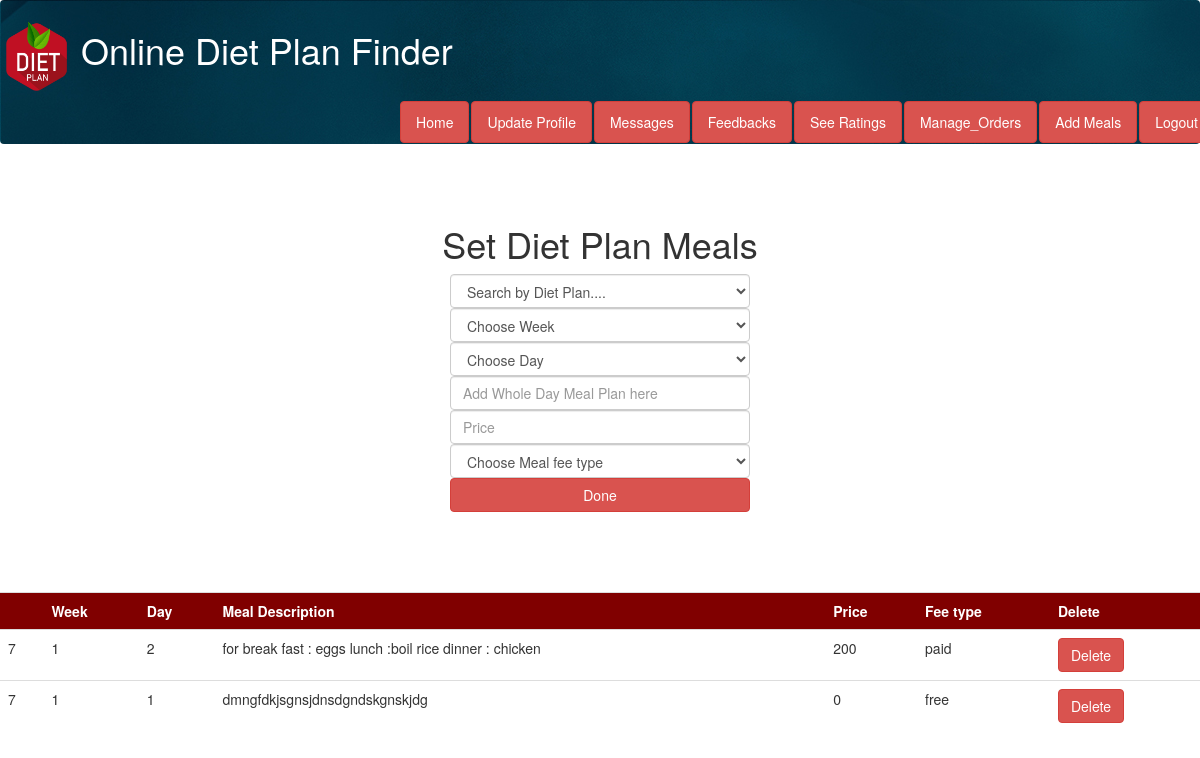
Page /Add_meals.php?DID=7 (signed in) on the committed database.
### tables this page shows
CREATE TABLE IF NOT EXISTS `meal` (
  `MDAY_ID` int(11) NOT NULL AUTO_INCREMENT,
  `Week` int(11) NOT NULL,
  `Day` int(11) NOT NULL,
  `DID` int(11) NOT NULL,
  `Description` varchar(200) NOT NULL,
  `Price` int(11) NOT NULL,
  `fee_Type` varchar(20) NOT NULL,
  `NID` int(11) NOT NULL,
  PRIMARY KEY (`MDAY_ID`)
);

### add_meals.php (the view, shortened to what this page needs)
<?php ob_start();
$uid=$_SESSION['UID'];
     ?>
 <!DOCTYPE html>
<html lang="en">
  <head>
    <link rel="stylesheet" href="https://cdnjs.cloudflare.com/ajax/libs/font-awesome/4.7.0/css/font-awesome.min.css">
    <link href="css/bootstrap.min.css" rel="stylesheet">
<link rel="stylesheet" href="https://maxcdn.bootstrapcdn.com/bootstrap/3.4.1/css/bootstrap.min.css">
  </head>
  <body  >
  <div class="navbar" style="background-image: url(img/baC.jpg)"  >
  <header><b><a href="nutritionist.php"> <h1 style="color:white" ><img src="img/logo1.png" width="70px" height="70px"> Online Diet Plan Finder</h1></a></header>
                     <ul class="nav nav-pills navbar-right">
                     <li><a style="color:white" class="btn btn-danger" href="nutritionist.php" >Home</a></li>
                                                      <li><a style="color:white" class="btn btn-danger" href="update_nutritionist.php" >Update Profile</a></li>
                                                      <li><a style="color:white" class="btn btn-danger" href="n_messages.php" >Messages</a></li>
                                                      <li><a style="color:white" class="btn btn-danger" href="n_feedbacks.php" >Feedbacks</a></li>
                                                      <li><a style="color:white" class="btn btn-danger" href="view_ratings.php" >See Ratings</a></li>
                                                        <li><a style="color:white" class="btn btn-danger" href="manage_orders.php" >Manage_Orders</a></li>
                                                        <li><a style="color:white" class="btn btn-danger" href="Add_meals.php" >Add Meals</a></li>
                                                    <li><a href="logout.php" style="color:white" class="btn btn-danger" style="color:white" >Logout</a></li>
                            </ul>
        </div>
      <br><br>
	<center>
  <h1>Set Diet Plan Meals</h1>
  <form method="post" style="width:300px">
  <select name="diet_plan" class="form-control" style="width: 100%;">
<option value="" disabled selected>Search by Diet Plan....</option>
</select>
<select name="week" class="form-control">
  <option value="0">Choose Week</option>
</select>
<select name="day" class="form-control">
  <option value="0">Choose Day</option>
</select>
    <input type="text" name="des" class="form-control" placeholder="Add Whole Day Meal Plan here"   required>
     <input type="number" name="price" class="form-control" placeholder="Price"   required>
     <select name="fee_type" class="form-control">
  <option value="0">Choose Meal fee type</option>
</select>
    <input type="submit" name="add" value="Done" class="btn btn-danger"  style="width:300px"> </center>
  <br><Br>
  <table class="table">
    <tr>
    <th>
</th>
<th>
Week
</th>
<th>
Day
</th>
<th>
Meal Description
</th>
<th>
Price
</th>
<th>
Fee type
</th>
<th>
  Delete
</th>
</tr>
<?php
@$DID=$_GET['DID'];
$conn=mysqli_connect('localhost','root','','diet');
$sql="select * from meal WHERE NID='$uid' and DID='$DID';";
$result=mysqli_query($conn,$sql);
  while($row=mysqli_fetch_assoc($result)){
    $DID=$row['DID'];
    $week=$row['Week'];
    $day=$row['Day'];
    $des=$row['Description'];
    $price=$row['Price'];
    $fee_type=$row['fee_Type'];
?>
<?php
echo "<tr>";
 echo "<td> $DID </td>";
 echo "<td> $week </td>";
 echo "<td> $day </td>";
 echo "<td> $des </td>";
  echo "<td> $price </td>";
  echo "<td> $fee_type </td>";
 echo "<td><a href='add_meals.php?delete=$DID' class='btn btn-danger'>Delete</a></td>";
echo "</tr>";
}
?>
</table>
</body>
</html>

### add_meals.php (style rules this page uses)
td { background-color:white; }
th { background-color:maroon; color:white; }
* { margin: 0; padding: 0; }

### rows in the picture
meal: DID "7", Week "1", Day "2", Description "for break fast : eggs lunch :boil rice dinner : chicken", Price "200", fee_Type "paid"
meal: DID "7", Week "1", Day "1", Description "dmngfdkjsgnsjdnsdgndskgnskjdg", Price "0", fee_Type "free"
